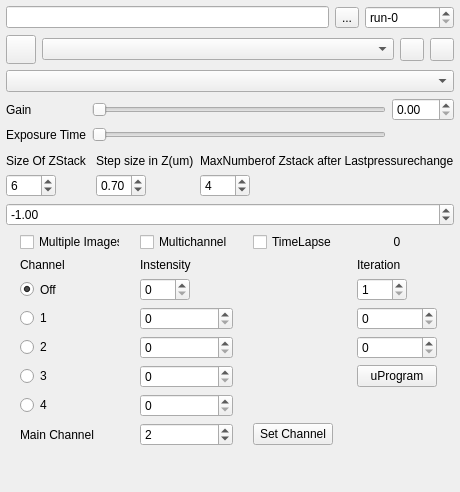
  <widget class="QDockWidget" name="cameraDockWidget">
   <property name="allowedAreas">
    <set>Qt::LeftDockWidgetArea|Qt::RightDockWidgetArea</set>
   </property>
   <property name="windowTitle">
    <string>Camera</string>
   </property>
   <attribute name="dockWidgetArea">
    <number>2</number>
   </attribute>
   <widget class="QWidget" name="cameraWidget">
    <layout class="QVBoxLayout" name="verticalLayout_3">
     <property name="margin">
      <number>6</number>
     </property>
     <item>
      <layout class="QGridLayout" name="gridLayout_22">
       <item row="1" column="0">
        <widget class="QToolButton" name="cameraStartToolButton">
         <property name="toolTip">
          <string>Start/Stop image transmission [F5]</string>
         </property>
         <property name="icon">
          <iconset resource="TrackerIcons.qrc">
           <normaloff>:/tracker/icons/misc/play.png</normaloff>:/tracker/icons/misc/play.png</iconset>
         </property>
         <property name="iconSize">
          <size>
           <width>22</width>
           <height>22</height>
          </size>
         </property>
         <property name="shortcut">
          <string>F5</string>
         </property>
         <property name="checkable">
          <bool>true</bool>
         </property>
        </widget>
       </item>
       <item row="1" column="1">
        <widget class="QComboBox" name="displayModeBox">
         <property name="toolTip">
          <string>Camera display modes</string>
         </property>
        </widget>
       </item>
       <item row="1" column="2">
        <widget class="QToolButton" name="newDisplayModeButton">
         <property name="toolTip">
          <string>Add new display mode</string>
         </property>
         <property name="icon">
          <iconset resource="TrackerIcons.qrc">
           <normaloff>:/tracker/icons/misc/plus.png</normaloff>:/tracker/icons/misc/plus.png</iconset>
         </property>
        </widget>
       </item>
       <item row="1" column="3">
        <widget class="QToolButton" name="removeDisplayModeButton">
         <property name="toolTip">
          <string>Remove display mode</string>
         </property>
         <property name="icon">
          <iconset resource="TrackerIcons.qrc">
           <normaloff>:/tracker/icons/misc/delete.png</normaloff>:/tracker/icons/misc/delete.png</iconset>
         </property>
        </widget>
       </item>
       <item row="0" column="0" colspan="4">
        <layout class="QHBoxLayout" name="storageHL_1">
         <item>
          <widget class="QLineEdit" name="storageFilenameEdit">
           <property name="toolTip">
            <string>Image storage location (just the prefix)</string>
           </property>
           <property name="text">
            <string/>
           </property>
          </widget>
         </item>
         <item>
          <widget class="QToolButton" name="storageLocationButton">
           <property name="toolTip">
            <string>Choose storage location</string>
           </property>
           <property name="text">
            <string>...</string>
           </property>
          </widget>
         </item>
         <item>
          <widget class="QSpinBox" name="storageRunSpinBox">
           <property name="toolTip">
            <string>Experiment run nr.</string>
           </property>
           <property name="prefix">
            <string>run-</string>
           </property>
           <property name="maximum">
            <number>999999</number>
           </property>
          </widget>
         </item>
        </layout>
       </item>
      </layout>
     </item>
     <item>
      <layout class="QHBoxLayout" name="cameraHL_1">
       <item>
        <widget class="QComboBox" name="cameraModeBox">
         <property name="toolTip">
          <string>Camera resolutions and image codings</string>
         </property>
        </widget>
       </item>
      </layout>
     </item>
     <item>
      <layout class="QGridLayout" name="cameraGL_1">
       <item row="0" column="1">
        <widget class="QSlider" name="gainSlider">
         <property name="toolTip">
          <string>Camera sensor gain</string>
         </property>
         <property name="orientation">
          <enum>Qt::Horizontal</enum>
         </property>
        </widget>
       </item>
       <item row="1" column="1">
        <widget class="QSlider" name="exposureTimeSlider">
         <property name="toolTip">
          <string>Camera exposure time (logarithmic scale)</string>
         </property>
         <property name="maximum">
          <number>100</number>
         </property>
         <property name="orientation">
          <enum>Qt::Horizontal</enum>
         </property>
        </widget>
       </item>
       <item row="1" column="0">
        <widget class="QLabel" name="label_6">
         <property name="text">
          <string>Exposure Time</string>
         </property>
        </widget>
       </item>
       <item row="0" column="0">
        <widget class="QLabel" name="label_8">
         <property name="text">
          <string>Gain</string>
         </property>
        </widget>
       </item>
       <item row="0" column="2">
        <widget class="QDoubleSpinBox" name="gainBox">
         <property name="minimumSize">
          <size>
           <width>62</width>
           <height>0</height>
          </size>
         </property>
         <property name="toolTip">
          <string>Camera sensor gain</string>
         </property>
         <property name="singleStep">
          <double>0.100000000000000</double>
         </property>
        </widget>
       </item>
      </layout>
     </item>
     <item>
      <widget class="MyGraphicsView" name="previewGraphicsView" native="true"/>
     </item>
     <item>
      <layout class="QGridLayout" name="gridLayout_9" rowstretch="0,0" columnstretch="0,0,0">
       <property name="leftMargin">
        <number>0</number>
       </property>
       <property name="topMargin">
        <number>0</number>
       </property>
       <item row="1" column="2">
        <widget class="QSpinBox" name="MaxNumZstack">
         <property name="maximumSize">
          <size>
           <width>50</width>
           <height>800</height>
          </size>
         </property>
         <property name="minimum">
          <number>1</number>
         </property>
         <property name="value">
          <number>4</number>
         </property>
        </widget>
       </item>
       <item row="0" column="0">
        <widget class="QLabel" name="label_63">
         <property name="text">
          <string>Size Of ZStack </string>
         </property>
        </widget>
       </item>
       <item row="1" column="1">
        <widget class="QDoubleSpinBox" name="Zstackstepsize">
         <property name="maximumSize">
          <size>
           <width>50</width>
           <height>800</height>
          </size>
         </property>
         <property name="wrapping">
          <bool>false</bool>
         </property>
         <property name="frame">
          <bool>true</bool>
         </property>
         <property name="maximum">
          <double>10.000000000000000</double>
         </property>
         <property name="value">
          <double>0.700000000000000</double>
         </property>
        </widget>
       </item>
       <item row="0" column="2">
        <widget class="QLabel" name="label_65">
         <property name="text">
          <string>MaxNumberof Zstack after Lastpressurechange</string>
         </property>
        </widget>
       </item>
       <item row="1" column="0">
        <widget class="QSpinBox" name="SizeOfZstack">
         <property name="maximumSize">
          <size>
           <width>50</width>
           <height>800</height>
          </size>
         </property>
         <property name="wrapping">
          <bool>false</bool>
         </property>
         <property name="minimum">
          <number>1</number>
         </property>
         <property name="maximum">
          <number>199</number>
         </property>
         <property name="value">
          <number>6</number>
         </property>
        </widget>
       </item>
       <item row="0" column="1">
        <widget class="QLabel" name="label_64">
         <property name="text">
          <string>Step size in Z(um)</string>
         </property>
        </widget>
       </item>
      </layout>
     </item>
     <item>
      <widget class="QDoubleSpinBox" name="ChannelOffset">
       <property name="minimum">
        <double>-15.000000000000000</double>
       </property>
       <property name="maximum">
        <double>15.000000000000000</double>
       </property>
       <property name="value">
        <double>-1.000000000000000</double>
       </property>
      </widget>
     </item>
     <item>
      <layout class="QGridLayout" name="gridLayout_23">
       <item row="0" column="0">
        <widget class="QCheckBox" name="multiIm">
         <property name="maximumSize">
          <size>
           <width>100</width>
           <height>16777215</height>
          </size>
         </property>
         <property name="text">
          <string>Multiple Images</string>
         </property>
        </widget>
       </item>
       <item row="0" column="2">
        <widget class="QCheckBox" name="TimeLapse">
         <property name="text">
          <string>TimeLapse</string>
         </property>
        </widget>
       </item>
       <item row="0" column="1">
        <widget class="QCheckBox" name="multichannel">
         <property name="maximumSize">
          <size>
           <width>100</width>
           <height>16777215</height>
          </size>
         </property>
         <property name="text">
          <string>Multichannel</string>
         </property>
        </widget>
       </item>
       <item row="5" column="1">
        <widget class="QDoubleSpinBox" name="I_Channel_1">
         <property name="decimals">
          <number>0</number>
         </property>
        </widget>
       </item>
       <item row="8" column="1">
        <widget class="QDoubleSpinBox" name="I_Channel_4">
         <property name="decimals">
          <number>0</number>
         </property>
        </widget>
       </item>
       <item row="6" column="0">
        <widget class="QRadioButton" name="Channel_2">
         <property name="text">
          <string>2</string>
         </property>
        </widget>
       </item>
       <item row="7" column="0">
        <widget class="QRadioButton" name="Channel_3">
         <property name="text">
          <string>3</string>
         </property>
        </widget>
       </item>
       <item row="5" column="0">
        <widget class="QRadioButton" name="Channel_1">
         <property name="text">
          <string>1</string>
         </property>
        </widget>
       </item>
       <item row="7" column="1">
        <widget class="QDoubleSpinBox" name="I_Channel_3">
         <property name="decimals">
          <number>0</number>
         </property>
        </widget>
       </item>
       <item row="6" column="1">
        <widget class="QDoubleSpinBox" name="I_Channel_2">
         <property name="decimals">
          <number>0</number>
         </property>
         <property name="maximum">
          <double>100.000000000000000</double>
         </property>
        </widget>
       </item>
       <item row="2" column="1">
        <widget class="QLabel" name="label_67">
         <property name="text">
          <string>Instensity</string>
         </property>
        </widget>
       </item>
       <item row="3" column="1">
        <widget class="QSpinBox" name="I_Channel_0">
         <property name="maximumSize">
          <size>
           <width>50</width>
           <height>800</height>
          </size>
         </property>
         <property name="maximum">
          <number>100</number>
         </property>
        </widget>
       </item>
       <item row="8" column="0">
        <widget class="QRadioButton" name="Channel_4">
         <property name="text">
          <string>4</string>
         </property>
        </widget>
       </item>
       <item row="2" column="0">
        <widget class="QLabel" name="label_66">
         <property name="text">
          <string>Channel</string>
         </property>
        </widget>
       </item>
       <item row="3" column="0">
        <widget class="QRadioButton" name="Channel_0">
         <property name="maximumSize">
          <size>
           <width>50</width>
           <height>50</height>
          </size>
         </property>
         <property name="text">
          <string>Off</string>
         </property>
         <property name="checked">
          <bool>true</bool>
         </property>
        </widget>
       </item>
       <item row="9" column="1">
        <widget class="QSpinBox" name="MainChannel_spinBox">
         <property name="minimum">
          <number>1</number>
         </property>
         <property name="maximum">
          <number>4</number>
         </property>
         <property name="value">
          <number>2</number>
         </property>
        </widget>
       </item>
       <item row="9" column="0">
        <widget class="QLabel" name="label_69">
         <property name="text">
          <string>Main Channel</string>
         </property>
        </widget>
       </item>
       <item row="6" column="3">
        <widget class="QSpinBox" name="tOffdoubleSpinBox"/>
       </item>
       <item row="5" column="3">
        <widget class="QSpinBox" name="tOndoubleSpinBox"/>
       </item>
       <item row="3" column="3">
        <widget class="QSpinBox" name="iterationsSpinBox">
         <property name="maximumSize">
          <size>
           <width>50</width>
           <height>50</height>
          </size>
         </property>
         <property name="minimum">
          <number>1</number>
         </property>
        </widget>
       </item>
       <item row="2" column="3">
        <widget class="QLabel" name="label_68">
         <property name="text">
          <string>Iteration</string>
         </property>
        </widget>
       </item>
       <item row="9" column="2">
        <widget class="QPushButton" name="SetChannel">
         <property name="maximumSize">
          <size>
           <width>80</width>
           <height>16777215</height>
          </size>
         </property>
         <property name="text">
          <string>Set Channel</string>
         </property>
        </widget>
       </item>
       <item row="7" column="3">
        <widget class="QPushButton" name="uProgram">
         <property name="maximumSize">
          <size>
           <width>80</width>
           <height>16777215</height>
          </size>
         </property>
         <property name="text">
          <string>uProgram</string>
         </property>
        </widget>
       </item>
       <item row="0" column="3">
        <widget class="QLabel" name="TimeLapseCounterLabel">
         <property name="text">
          <string>0</string>
         </property>
         <property name="textFormat">
          <enum>Qt::AutoText</enum>
         </property>
         <property name="alignment">
          <set>Qt::AlignCenter</set>
         </property>
        </widget>
       </item>
      </layout>
     </item>
     <item>
      <spacer name="cameraVS_1">
       <property name="orientation">
        <enum>Qt::Vertical</enum>
       </property>
       <property name="sizeHint" stdset="0">
        <size>
         <width>20</width>
         <height>40</height>
        </size>
       </property>
      </spacer>
     </item>
    </layout>
   </widget>
  </widget>
